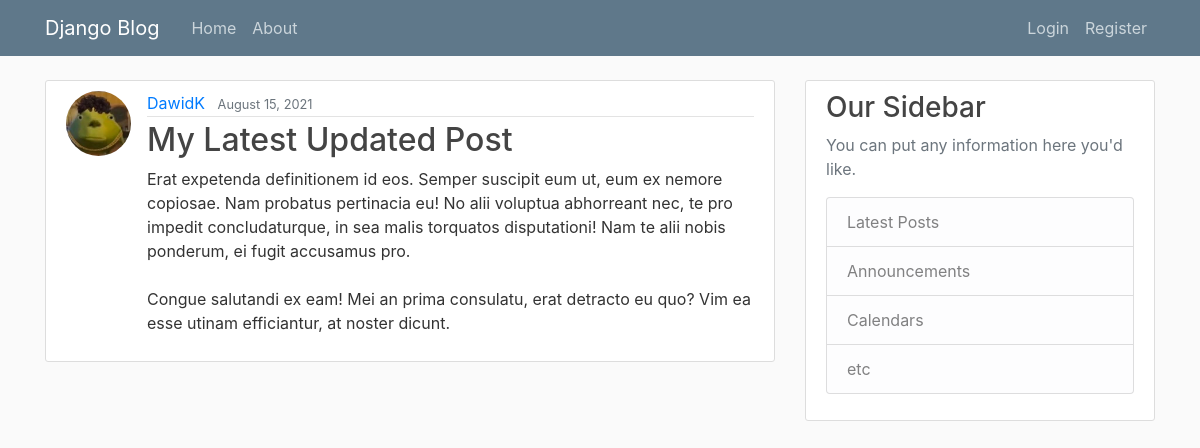
The page /post/29/ on the database its author committed.
### blog_app/models.py (models this page shows, shortened)
class Post(models.Model):
    title = models.CharField(max_length=50)
    content = models.TextField()
    date_posted = models.DateTimeField(auto_now_add=True)  # default
    author = models.ForeignKey(User, on_delete=models.CASCADE)

### users_app/models.py (models this page shows, shortened)
class Profile(models.Model):
    user = models.OneToOneField(User, on_delete=models.CASCADE)
    image = models.ImageField(default='default.png', upload_to='profile_pics')

### blog_app/views.py (the view)
# urls.py: path('post/<int:pk>/', PostDetailView.as_view(), name='post-details'),
class PostDetailView(DetailView):
	model = Post
	template_name = 'blog_app/post_details.html'

### blog_app/templates/blog_app/post_details.html (shortened to what this page needs)
{% extends 'blog_app/base.html' %}
{% block content %}
    <article class="media content-section">
        <img class="rounded-circle article-img" src="{{ object.author.profile.image.url }}">
        <div class="media-body">
            <div class="article-metadata">
                <a class="mr-2" href="#">{{ object.author }}</a>
                <small class="text-muted">{{ object.date_posted|date:'F d, Y' }}</small>
            </div>
            <h2 class="article-title">{{ object.title }}</h2>
            <p class="article-content">{{ object.content }}</p>
        </div>
    </article>
{% endblock %}

### blog_app/static/blog_app/main.css (style rules this page uses)
* { margin: 0; padding: 0; box-sizing: 0; }
body { background: #fafafa; color: #333333; margin-top: 5rem; }
h1, h2, h3, h4, h5, h6 { color: #444444; }
.content-section { background: #ffffff; padding: 10px 20px; border: 1px solid #dddddd; border-radius: 3px; margin-bottom: 20px; }
.article-title { color: #444444; }
.article-content { white-space: pre-line; }
.article-img { height: 65px; width: 65px; margin-right: 16px; }
.article-metadata { padding-bottom: 1px; margin-bottom: 4px; border-bottom: 1px solid #e3e3e3 }

### rows shown on the page
Post: author.profile.image (picture), author "DawidK", date_posted "August 15, 2021", title "My Latest Updated Post", content "Erat expetenda definitionem id eos. Semper suscipit eum ut, eum ex nemore copiosae. Nam probatus pertinacia eu! No alii voluptua abhorreant nec, te pro impedit concludaturque, in sea malis torquatos disputationi! Nam te alii nobis ponderum, ei fugit accusamus pro. Congue salutandi ex eam! Mei an prima consulatu, erat detracto eu quo? Vim ea esse utinam efficiantur, at noster dicunt."
